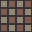

A 2D game scene composited from a Tiled map and its tileset images. What follows is a short description and the map's XML, with every tile layer's data as written:
An orthogonal 1x1 tile map with 32x32 px tiles, 1 tile layer (Assembly), 3 tilesets.

<map version="1.10" orientation="orthogonal" renderorder="right-down" width="1" height="1" tilewidth="32" tileheight="32" infinite="0" nextlayerid="2" nextobjectid="1">
  <tileset firstgid="1" source="../floors.tsx" />
  <tileset firstgid="321" source="../walls.tsx" />
  <tileset firstgid="961" source="../architecture.tsx" />
  <layer id="1" name="Assembly" width="1" height="1">
    <data encoding="csv">
225
</data>
  </layer>
</map>
